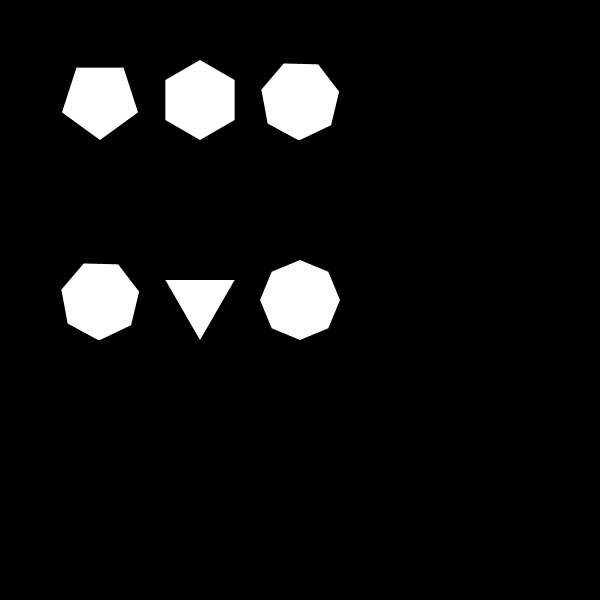
Frame 1 (no input)
Frame 60 (the mouse pressed at the canvas centre just before this capture): identical to frame 1, image omitted
Frame 120 (the mouse held since frame 60 and released just before this capture): identical to frame 1, image omitted

The Processing sketch that drew this single still picture (run headless with seeded random() and noise(); from frame 60 on, the mouse is pressed at the canvas centre):

// Processing sketch: polygon
// ── polygon.pde
// polygon function

void setup() {
  size(600, 600);
  smooth();
}

void draw() {
  
  background(0);
  noStroke();
  fill(255);
  
  // tests
  polygon(100, 100, 5, 40);  
  polygon(200, 100, 6, 40);  
  polygon(300, 100, 7, 40);    
  polygon(100, 300, 7, 40);      
  polygon(200, 300, 3, 40);        
  polygon(300, 300, 8, 40);
}

void polygon(int _x, int _y, int sides, float radius) {
  
  if (sides <= 0)
    sides = 1;
  
  beginShape();
  for ( int i = 0; i < 360; i += (360 / sides) ) {
    float x = _x + sin(radians(i)) * radius;
    float y = _y + cos(radians(i)) * radius;
    vertex(x, y);
//    ellipse(x, y, 2, 2);
  }
  endShape();
}
